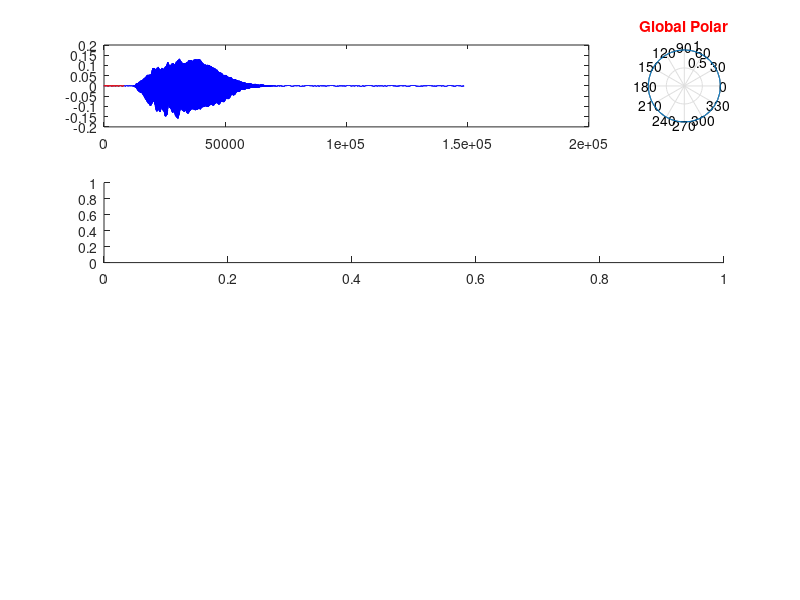

Write the MATLAB code that produced this figure. (Note: this script raises an error after producing the figure.)
clear all;
close all;

% Visualierung der Daten

% ##### TODO #### %
% Benennung der Diagramme aus fileList implementieren
% GUI entwickeln - vor und zurueck steppen derzeit nur via prompt in Command
% Window moeglich



% Laden der Daten aus dem skript "masterfile....mat"
load('saved_files/audio_ref.mat')
load('saved_files/polar_band.mat')
load('saved_files/polar_global.mat')
load('saved_files/segments.mat')
load('saved_files/fileList.mat')


channelcnt = length(fileList);                  % Kanalanzahl automatisch ermittlen
t = 0:2*pi/(channelcnt):(2*pi);                 %wird fuer die Polarbefehle benoetigt
rumfummel_begrenzung = ones(1,channelcnt+1);     %zweiter Polar-Kreis, der die Skalierung fuer unsere richtungs- und frequenzabhaengigen RMS-Werte vorschreibt

    %%% Plotten %%%
    
    
    j = 1
    start = 1
    
    while j == j
    audioin = audio_1(save_segments(j):save_segments(j+1));
    subplot(4,5,[1 4]);                                         %Platzierung der folgenden Zeile an oberster Stelle, mit einer Breite von 1-4 (von maximal 5)
    plot(audio_1,'b');                                          %Plottet die letzte der ausgewaehlten Wave-Dateien
    hold on;
    redplot = zeros(size(audio_1));                             %Erstellt den Vektor fuer die rote Markierung des aktuellene Segments. Der Vektor muss genau so gross sein wie die erste Wave-Datei
    redplot(save_segments(j):save_segments(j+1)) = audioin;      %Schriebt in den Vektor fuer die rote Markierung die Werte des aktuellen Segments. 
    plot(redplot,'r');                                          %Plottet das aktuelle Segment rot

    
%     title(fileList(1,1), 'color','r','Interpreter','none');
%     subplot(4,1,2);                                             %Platziert die folgende Zeile an zweiter Stelle
%     plot(audioin);                                              %Plottet das aktuelle Segment
%     title(['Segment #',num2str(j)],'color','r','Interpreter','none');

    %Polardiagramm des gesamten Spektrums
    subplot(4,5,5);                     %Bei einer 4x5 Tabelle wird die folgende Grafik auf Zelle #5 geplottet
    polar(t,save_polar_global(1,:));           %macht visualisierung
    hold on;                            %Haelt den oberen Kreis fest, damit die Skalierung gleich bleibt
    title(['Global Polar'],'color','r');
    
    %Spektrogramm (von Hobohms Skript%
    subplot(4,1,2); % data of channel 31 is used
    if j == 1
        [Y,F,T,P] = spectrogram(audio_1,1024,576);%draw filtered spectrogram: noch fehlerhaft
    end
    surf(T,F,10*log10(abs(P)),'EdgeColor','none');
    axis xy; axis tight; view(0,90); %Drehung der Zeitachse um 90%
    colorbar('location','eastoutside');
    rumfummel_begrenzung(1,:) = 1.2*max(max(fft_rms_multichannel(:,:,j),[],2));    %findet das Maximum aus jeder Zeile des RMS Arrays und findet davon das Maximum 8-) -> wir legen den aeusseren Rumfummelkreis fest
    %%% Polardiagram-Schleife %%%
    for k = 1:size(fft_rms_multichannel(:,:,j)) 
        subplot(4,5,(10+k)); %Polardiagramme aller Frequenzbaender 
        polar(t,rumfummel_begrenzung(1,:),'-r'); %-dB Dieser Kreis gibt die Skalierung vor. Das ist ein ziemliches Rumgefummel. Unter mit 0.4 und 0.3 funktioniert der Trick nicht. Wir muessen eine bessere Loesung finden. 
        polar(t,fft_rms_multichannel(k,:,j));  %-dB macht visualisierung
        % title([num2str(freq_band(k)),' Hz'],'color','r'); %benennt die einzelnen Polardiagramme nach ihren entsprechenden Mittenfrequenzen 'freq_band'
    end
    k = 1;
    factor = input('wie viele schritte vor (+1) oder zurueck (-1) ? - keine Eingabe (Enter) = Ende')
    
   j = j + factor
    end